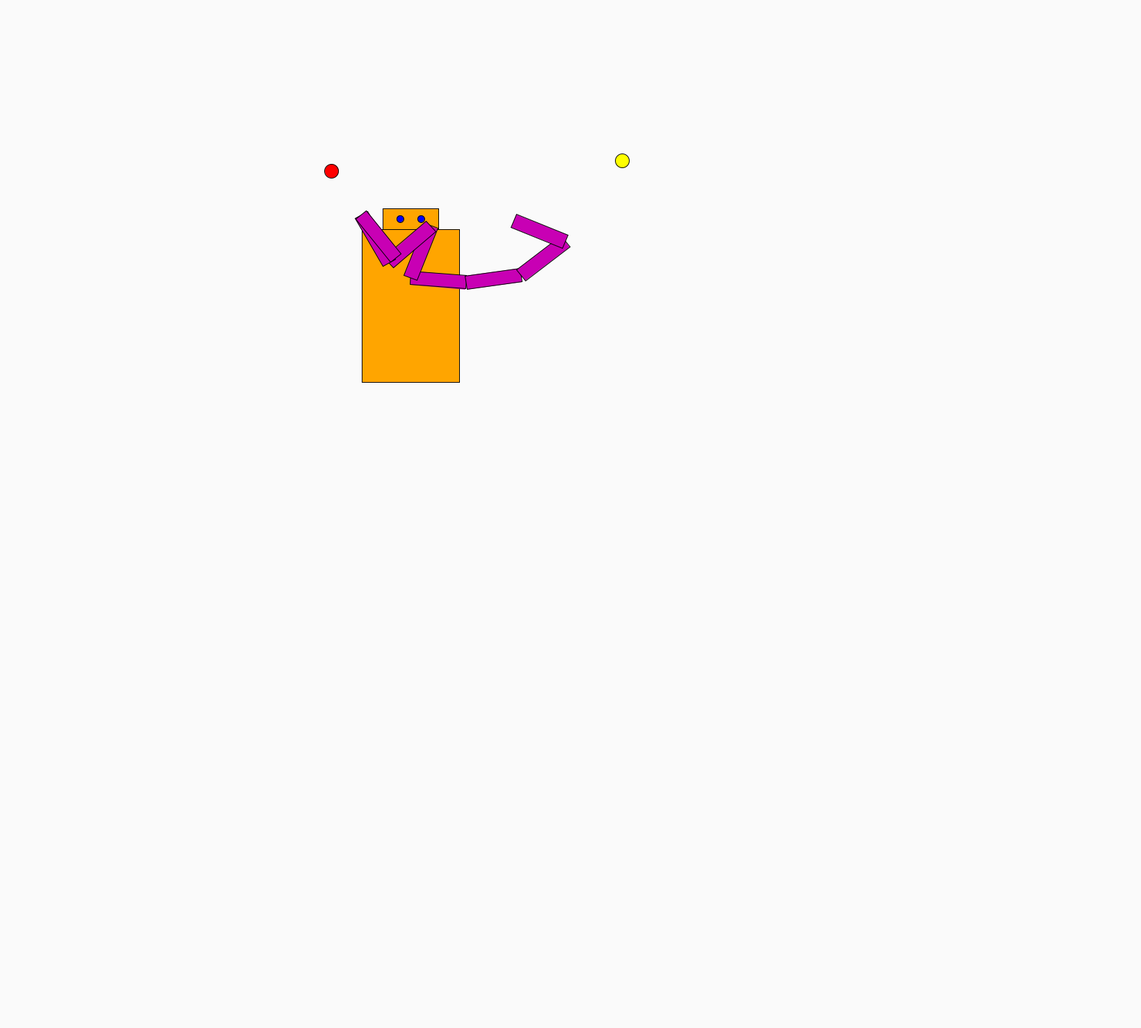
Frame 1 (no input)
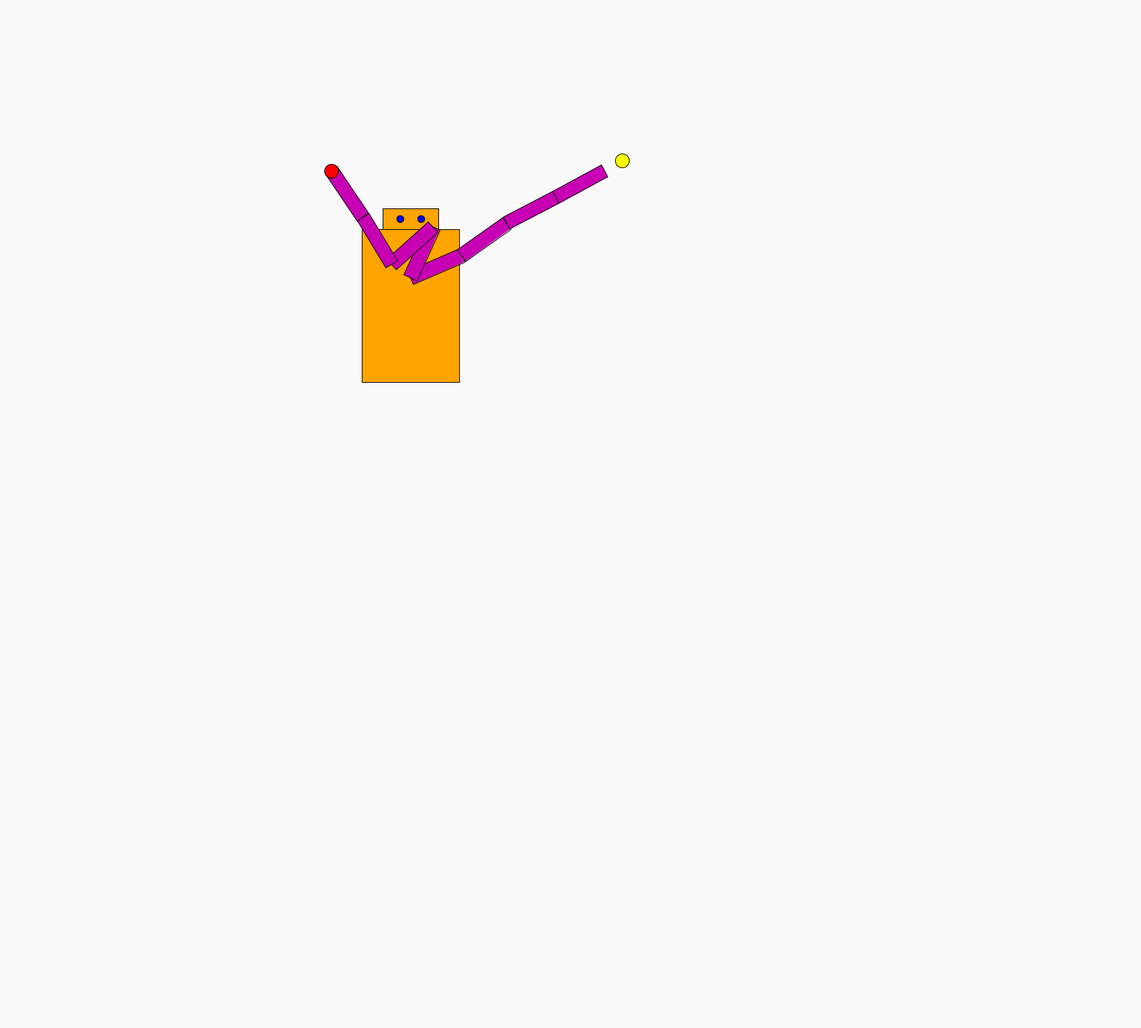
Frame 60 (the mouse pressed at the canvas centre just before this capture)
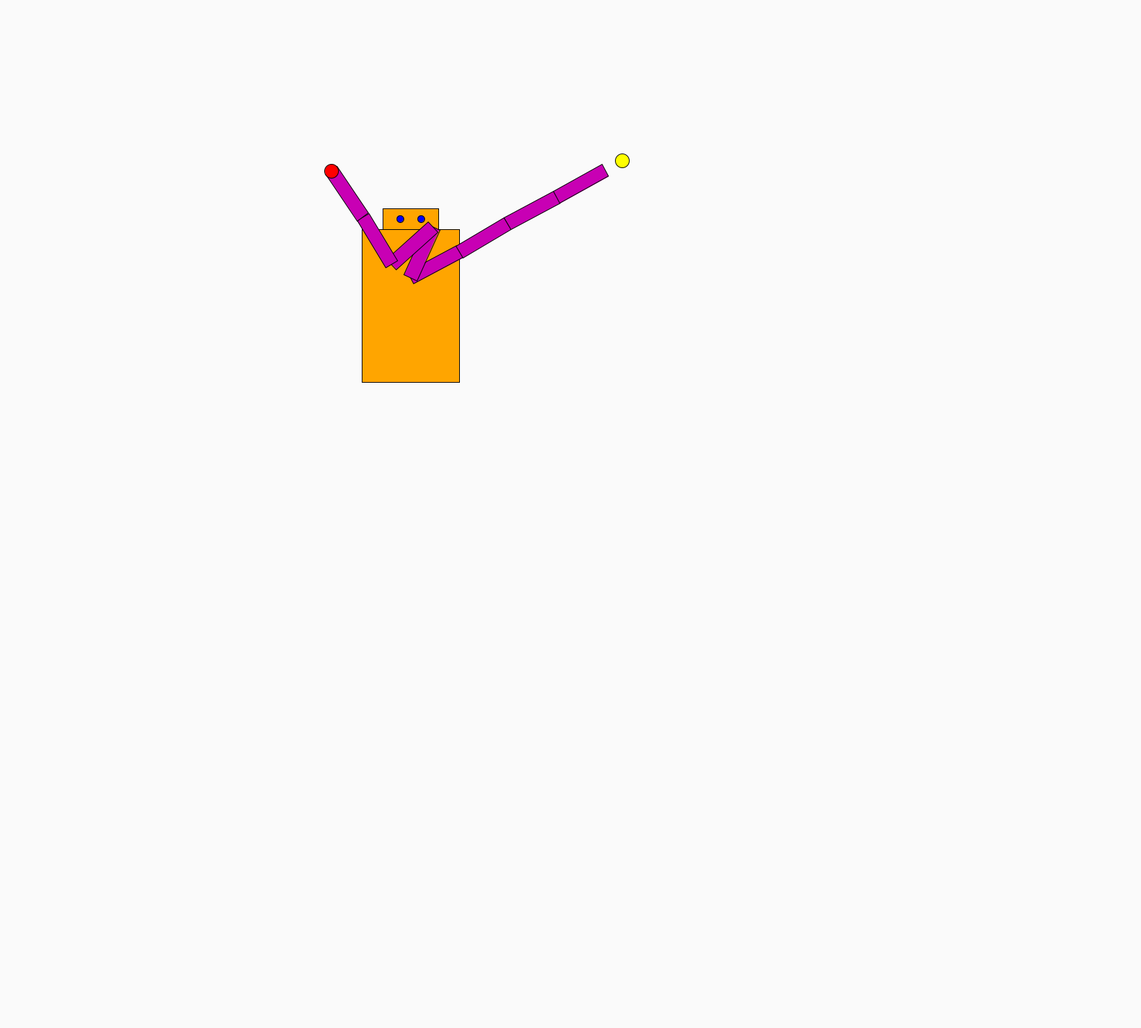
Frame 120 (the mouse held since frame 60 and released just before this capture)

The Processing sketch that drew these frames (run headless with seeded random() and noise(); from frame 60 on, the mouse is pressed at the canvas centre):

// Processing sketch: IK
// ── IK.pde

Vec2 goal1, goal2;

//Root
Vec2 root = new Vec2(590,400);
Vec2 rootLeft = new Vec2(590, 400);

//Arm 0
float l0 = 80; 
float a0 = 0.3; //Shoulder joint

//Arm 1
float l1 = 80;
float a1 = 0.3; //Elbow joint

//Arm 2
float l2 = 80;
float a2 = 0.3; //Wrist joint

//hand
float l3 = 80;
float a3 = 0.3;

//Arm 0
float l4 = 80; 
float a4 = 0.3; //Shoulder joint

//Arm 1
float l5 = 80;
float a5 = 0.3; //Elbow joint

//Arm 2
float l6 = 80;
float a6 = 0.3; //Wrist joint

//hand
float l7 = 80;
float a7 = 0.3;

Vec2 start_l1,start_l2,start_l3,endPoint;
Vec2 start_l5,start_l6,start_l7,endPoint2;

void setup(){
  size(1640,1480);
  surface.setTitle("Inverse Kinematics [CSCI 5611 Example]");

  goal1 = new Vec2(random(root.x-4*80, root.x), random(root.y-4*80, root.y+4*80));
  goal2 = new Vec2(random(root.x, root.x+4*80), random(root.y-4*80, root.y+4*80));
}

void solve(){
  //goal = new Vec2(mouseX, mouseY);

  Vec2 startToGoal, startToEndEffector;
  float dotProd, angleDiff;

  //Update wrist joint
  startToGoal = goal1.minus(start_l7);
  startToEndEffector = endPoint2.minus(start_l7);
  dotProd = dot(startToGoal.normalized(),startToEndEffector.normalized());
  dotProd = clamp(dotProd,-1,1);
  angleDiff = acos(dotProd);
  if (cross(startToGoal,startToEndEffector) < 0)
    a7 += angleDiff;
  else
    a7 -= angleDiff;
  /*TODO: Wrist joint limits here*/
  fk(); //Update link positions with fk (e.g. end effector changed)

  //Update wrist joint
  startToGoal = goal1.minus(start_l6);
  startToEndEffector = endPoint2.minus(start_l6);
  dotProd = dot(startToGoal.normalized(),startToEndEffector.normalized());
  dotProd = clamp(dotProd,-1,1);
  angleDiff = acos(dotProd);
  if (cross(startToGoal,startToEndEffector) < 0)
    a6 += angleDiff;
  else
    a6 -= angleDiff;
  /*TODO: Wrist joint limits here*/
  fk(); //Update link positions with fk (e.g. end effector changed)

  //Update wrist joint
  startToGoal = goal1.minus(start_l5);
  startToEndEffector = endPoint2.minus(start_l5);
  dotProd = dot(startToGoal.normalized(),startToEndEffector.normalized());
  dotProd = clamp(dotProd,-1,1);
  angleDiff = acos(dotProd);
  if (cross(startToGoal,startToEndEffector) < 0)
    a5 += angleDiff;
  else
    a5 -= angleDiff;
  /*TODO: Wrist joint limits here*/
  fk(); //Update link positions with fk (e.g. end effector changed)

  //Update shoulder joint
  startToGoal = goal1.minus(rootLeft);
  if (startToGoal.length() < .0001) return;
  startToEndEffector = endPoint2.minus(rootLeft);
  dotProd = dot(startToGoal.normalized(),startToEndEffector.normalized());
  dotProd = clamp(dotProd,-1,1);
  angleDiff = acos(dotProd);
  if (cross(startToGoal,startToEndEffector) < 0)
    a4 += angleDiff;
  else
    a4 -= angleDiff;
  /*TODO: Shoulder joint limits here*/
  fk(); //Update link positions with fk (e.g. end effector changed)

  //Update wrist joint
  startToGoal = goal2.minus(start_l3);
  startToEndEffector = endPoint.minus(start_l3);
  dotProd = dot(startToGoal.normalized(),startToEndEffector.normalized());
  dotProd = clamp(dotProd,-1,1);
  angleDiff = acos(dotProd);
  if (cross(startToGoal,startToEndEffector) < 0)
    a3 += angleDiff;
  else
    a3 -= angleDiff;
  /*TODO: Wrist joint limits here*/
  fk(); //Update link positions with fk (e.g. end effector changed)
  
  //Update wrist joint
  startToGoal = goal2.minus(start_l2);
  startToEndEffector = endPoint.minus(start_l2);
  dotProd = dot(startToGoal.normalized(),startToEndEffector.normalized());
  dotProd = clamp(dotProd,-1,1);
  angleDiff = acos(dotProd);
  if (cross(startToGoal,startToEndEffector) < 0)
    a2 += angleDiff;
  else
    a2 -= angleDiff;
  /*TODO: Wrist joint limits here*/
  fk(); //Update link positions with fk (e.g. end effector changed)
  
  
  
  //Update elbow joint
  startToGoal = goal2.minus(start_l1);
  startToEndEffector = endPoint.minus(start_l1);
  dotProd = dot(startToGoal.normalized(),startToEndEffector.normalized());
  dotProd = clamp(dotProd,-1,1);
  angleDiff = acos(dotProd);
  if (cross(startToGoal,startToEndEffector) < 0)
    a1 += angleDiff;
  else
    a1 -= angleDiff;
  fk(); //Update link positions with fk (e.g. end effector changed)
  
  
  //Update shoulder joint
  startToGoal = goal2.minus(root);
  if (startToGoal.length() < .0001) return;
  startToEndEffector = endPoint.minus(root);
  dotProd = dot(startToGoal.normalized(),startToEndEffector.normalized());
  dotProd = clamp(dotProd,-1,1);
  angleDiff = acos(dotProd);
  if (cross(startToGoal,startToEndEffector) < 0)
    a0 += angleDiff;
  else
    a0 -= angleDiff;
  /*TODO: Shoulder joint limits here*/
  fk(); //Update link positions with fk (e.g. end effector changed)

  println("Angle 0:",a0,"Angle 1:",a1,"Angle 2:",a2, "Angle 3:",a3);
}

void fk(){
  start_l1 = new Vec2(cos(a0)*l0,sin(a0)*l0).plus(root);
  start_l2 = new Vec2(cos(a0+a1)*l1,sin(a0+a1)*l1).plus(start_l1);
  start_l3 = new Vec2(cos(a0+a1+a2)*l2,sin(a0+a1+a2)*l2).plus(start_l2);
  endPoint = new Vec2(cos(a0+a1+a2+a3)*l3,sin(a0+a1+a2+a3)*l3).plus(start_l3);
  
  start_l5 = new Vec2(cos(a4)*l4,sin(a4)*l4).plus(rootLeft);
  start_l6 = new Vec2(cos(a4+a5)*l5,sin(a4+a5)*l5).plus(start_l5);
  start_l7 = new Vec2(cos(a4+a5+a6)*l6,sin(a4+a5+a6)*l6).plus(start_l6);
  endPoint2 = new Vec2(cos(a4+a5+a6+a7)*l7,sin(a4+a5+a6+a7)*l7).plus(start_l7);
}

float armW = 20;
Vec2 robotHead = new Vec2(550, 300);
Vec2 robotBody = new Vec2(520, 330);
Vec2 robotEyeLeft = new Vec2(575, 315);
Vec2 robotEyeRight = new Vec2(605, 315);
void draw(){
  fk();
  solve();
  
  background(250,250,250);
  
  fill(255, 165, 0);
  pushMatrix();
  translate(robotHead.x,robotHead.y);
  rect(0, 0, 80, 30);
  popMatrix();

  pushMatrix();
  translate(robotBody.x,robotBody.y);
  rect(0, 0, 140, 220);
  popMatrix();

  fill(0,0,255);
  pushMatrix();
  translate(robotEyeLeft.x,robotEyeLeft.y);
  circle(0,0,10);
  popMatrix();

  pushMatrix();
  translate(robotEyeRight.x,robotEyeRight.y);
  circle(0,0,10);
  popMatrix();

  fill(200,0,180);
  pushMatrix();
  translate(root.x,root.y);
  rotate(a0);
  rect(0, -armW/2, l0, armW);
  popMatrix();
  
  pushMatrix();
  translate(start_l1.x,start_l1.y);
  rotate(a0+a1);
  rect(0, -armW/2, l1, armW);
  popMatrix();
  
  pushMatrix();
  translate(start_l2.x,start_l2.y);
  rotate(a0+a1+a2);
  rect(0, -armW/2, l2, armW);
  popMatrix();

  pushMatrix();
  translate(start_l3.x,start_l3.y);
  rotate(a0+a1+a2+a3);
  rect(0, -armW/2, l3, armW);
  popMatrix();

  pushMatrix();
  translate(rootLeft.x,rootLeft.y);
  rotate(a4);
  rect(0, -armW/2, l4, armW);
  popMatrix();

  pushMatrix();
  translate(start_l5.x,start_l5.y);
  rotate(a4+a5);
  rect(0, -armW/2, l5, armW);
  popMatrix();

  pushMatrix();
  translate(start_l6.x,start_l6.y);
  rotate(a4+a5+a6);
  rect(0, -armW/2, l6, armW);
  popMatrix();

  pushMatrix();
  translate(start_l7.x,start_l7.y);
  rotate(a4+a5+a6+a7);
  rect(0, -armW/2, l7, armW);
  popMatrix();

  fill(255, 0, 0);
  pushMatrix();
  translate(goal1.x,goal1.y);
  circle(0, 0, 20);
  popMatrix();

  fill(255, 255, 0);
  pushMatrix();
  translate(goal2.x,goal2.y);
  circle(0, 0, 20);
  popMatrix();
  
}

void keyPressed() {
  if(key == 'r') {
    goal1 = new Vec2(random(root.x-4*80, root.x), random(root.y-4*80, root.y+4*80));
    goal2 = new Vec2(random(root.x, root.x+4*80), random(root.y-4*80, root.y+4*80));
  }
}



//-----------------
// Vector Library
//-----------------

//Vector Library
//CSCI 5611 Vector 2 Library [Example]
// Stephen J. Guy <sjguy@umn.edu>

public class Vec2 {
  public float x, y;
  
  public Vec2(float x, float y){
    this.x = x;
    this.y = y;
  }
  
  public String toString(){
    return "(" + x+ "," + y +")";
  }
  
  public float length(){
    return sqrt(x*x+y*y);
  }
  
  public Vec2 plus(Vec2 rhs){
    return new Vec2(x+rhs.x, y+rhs.y);
  }
  
  public void add(Vec2 rhs){
    x += rhs.x;
    y += rhs.y;
  }
  
  public Vec2 minus(Vec2 rhs){
    return new Vec2(x-rhs.x, y-rhs.y);
  }
  
  public void subtract(Vec2 rhs){
    x -= rhs.x;
    y -= rhs.y;
  }
  
  public Vec2 times(float rhs){
    return new Vec2(x*rhs, y*rhs);
  }
  
  public void mul(float rhs){
    x *= rhs;
    y *= rhs;
  }
  
  public void clampToLength(float maxL){
    float magnitude = sqrt(x*x + y*y);
    if (magnitude > maxL){
      x *= maxL/magnitude;
      y *= maxL/magnitude;
    }
  }
  
  public void setToLength(float newL){
    float magnitude = sqrt(x*x + y*y);
    x *= newL/magnitude;
    y *= newL/magnitude;
  }
  
  public void normalize(){
    float magnitude = sqrt(x*x + y*y);
    x /= magnitude;
    y /= magnitude;
  }
  
  public Vec2 normalized(){
    float magnitude = sqrt(x*x + y*y);
    return new Vec2(x/magnitude, y/magnitude);
  }
  
  public float distanceTo(Vec2 rhs){
    float dx = rhs.x - x;
    float dy = rhs.y - y;
    return sqrt(dx*dx + dy*dy);
  }
}

Vec2 interpolate(Vec2 a, Vec2 b, float t){
  return a.plus((b.minus(a)).times(t));
}

float interpolate(float a, float b, float t){
  return a + ((b-a)*t);
}

float dot(Vec2 a, Vec2 b){
  return a.x*b.x + a.y*b.y;
}

float cross(Vec2 a, Vec2 b){
  return a.x*b.y - a.y*b.x;
}


Vec2 projAB(Vec2 a, Vec2 b){
  return b.times(a.x*b.x + a.y*b.y);
}

float clamp(float f, float min, float max){
  if (f < min) return min;
  if (f > max) return max;
  return f;
}
